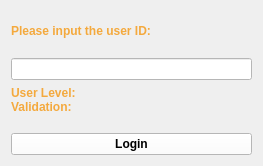
<?xml version="1.0" encoding="UTF-8"?>
<ui version="4.0">
 <class>loginDialogClass</class>
 <widget class="QDialog" name="loginDialogClass">
  <property name="geometry">
   <rect>
    <x>0</x>
    <y>0</y>
    <width>263</width>
    <height>166</height>
   </rect>
  </property>
  <property name="windowTitle">
   <string/>
  </property>
  <layout class="QVBoxLayout" name="verticalLayout">
   <item>
    <widget class="QLabel" name="label">
     <property name="font">
      <font>
       <family>Arial</family>
       <weight>75</weight>
       <bold>true</bold>
      </font>
     </property>
     <property name="text">
      <string>&lt;html&gt;&lt;head/&gt;&lt;body&gt;&lt;p&gt;&lt;span style=&quot; color:#f4a93d;&quot;&gt;Please input the user ID:&lt;/span&gt;&lt;/p&gt;&lt;/body&gt;&lt;/html&gt;</string>
     </property>
    </widget>
   </item>
   <item>
    <widget class="QLineEdit" name="idInput">
     <property name="font">
      <font>
       <family>Arial</family>
      </font>
     </property>
     <property name="styleSheet">
      <string notr="true">background-color:rgb(255, 255, 255)</string>
     </property>
    </widget>
   </item>
   <item>
    <layout class="QFormLayout" name="formLayout">
     <property name="horizontalSpacing">
      <number>8</number>
     </property>
     <property name="verticalSpacing">
      <number>0</number>
     </property>
     <item row="0" column="0">
      <widget class="QLabel" name="label_2">
       <property name="font">
        <font>
         <family>Arial</family>
        </font>
       </property>
       <property name="text">
        <string>&lt;html&gt;&lt;head/&gt;&lt;body&gt;&lt;p&gt;&lt;span style=&quot; font-weight:600; color:#f4a93d;&quot;&gt;User Level:&lt;/span&gt;&lt;/p&gt;&lt;/body&gt;&lt;/html&gt;</string>
       </property>
      </widget>
     </item>
     <item row="0" column="1">
      <widget class="QLabel" name="userlevel">
       <property name="font">
        <font>
         <family>Arial</family>
        </font>
       </property>
       <property name="text">
        <string/>
       </property>
      </widget>
     </item>
     <item row="1" column="0">
      <widget class="QLabel" name="label_4">
       <property name="font">
        <font>
         <family>Arial</family>
        </font>
       </property>
       <property name="text">
        <string>&lt;html&gt;&lt;head/&gt;&lt;body&gt;&lt;p&gt;&lt;span style=&quot; font-weight:600; color:#f4a93d;&quot;&gt;Validation:&lt;/span&gt;&lt;/p&gt;&lt;/body&gt;&lt;/html&gt;</string>
       </property>
      </widget>
     </item>
     <item row="1" column="1">
      <widget class="QLabel" name="validation">
       <property name="font">
        <font>
         <family>Arial</family>
        </font>
       </property>
       <property name="text">
        <string/>
       </property>
      </widget>
     </item>
    </layout>
   </item>
   <item>
    <widget class="QPushButton" name="loginBtn">
     <property name="font">
      <font>
       <family>Arial</family>
       <weight>75</weight>
       <bold>true</bold>
      </font>
     </property>
     <property name="styleSheet">
      <string notr="true">background-color:rgb(255, 255, 255)</string>
     </property>
     <property name="text">
      <string>Login</string>
     </property>
     <property name="autoDefault">
      <bool>false</bool>
     </property>
    </widget>
   </item>
  </layout>
 </widget>
 <resources/>
 <connections/>
</ui>
